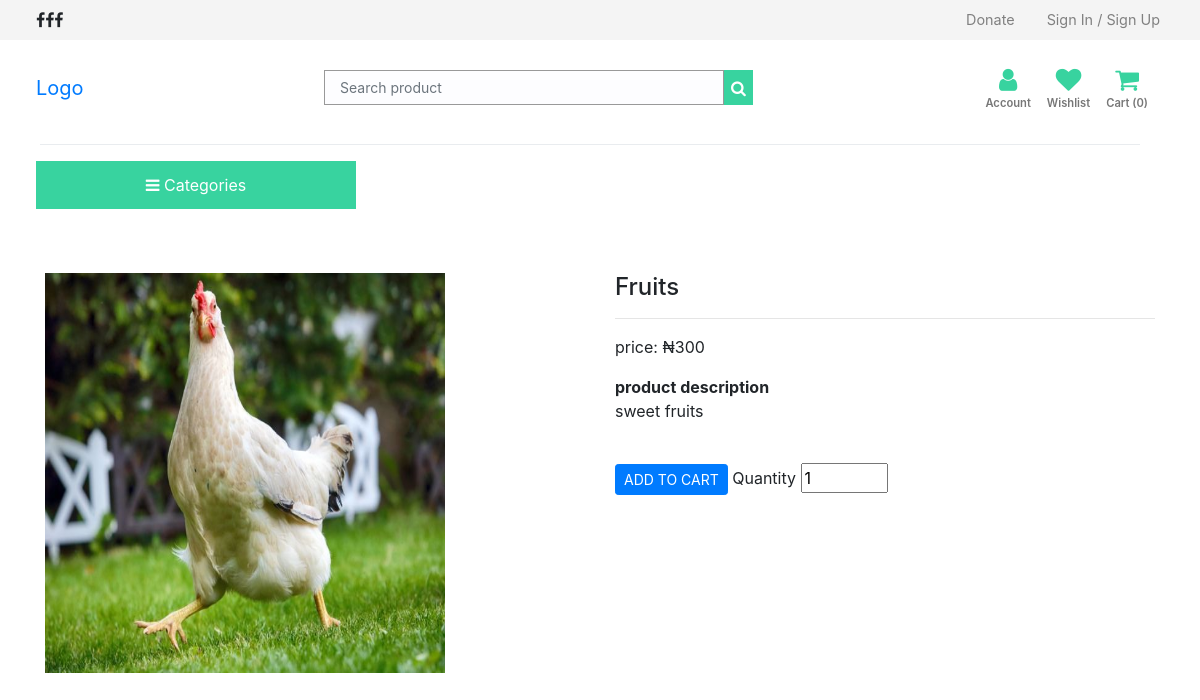
The app's page /product/3 with its own data.
### src/models.py (models this page shows)
class Products(db.Model):
    id = db.Column(db.Integer, primary_key=True)
    product_name = db.Column(db.String(30), nullable=False, unique=True)
    product_price = db.Column(db.Integer, nullable=False)
    product_discount = db.Column(db.Integer, default=0)
    product_description = db.Column(db.String(300), nullable=False)
    product_stock = db.Column(db.Integer, nullable=False)
    product_date = db.Column(db.DateTime, nullable=False, default=date.today())
    category_id = db.Column(db.Integer, db.ForeignKey('category.id'), nullable=False)
    category = db.relationship(
                                'Category',
                                backref='category',
                                lazy=True)
    image_1 = db.Column(db.String(150), nullable=False, default='image.jpg')
    image_2 = db.Column(db.String(150), nullable=False, default='image.jpg')
    image_3 = db.Column(db.String(150), nullable=False, default='image.jpg')
    image_4 = db.Column(db.String(150), nullable=False, default='image.jpg')

### src/routes/store.py (the view)
@store.route('/product/<int:id>')
def single_page(id):
    product = Products.query.get_or_404(id)
    categories = Category.query.join(
        Products, (Category.id == Products.category_id)).all()
    return render_template('single_page.html', product=product, categories=categories)

### src/templates/single_page.html (shortened to what this page needs)
{% from "/storebase.html" import render_aboutus, render_ourcauses, render_faq,
render_contactus, render_ourteam, render_sponsors, render_subscribenews,
render_takeaction, render_footer, render_js, render_css, render_donatemodal,
render_scrolltotop %}
<!DOCTYPE html>
<html lang="en-us">
  <head>
    <link
      rel="stylesheet"
      href="{{ url_for ('static', filename='dcarousel/owl.carousel.min.css')}}"
      type="text/css"
      media="all"
    />
    <link
      rel="stylesheet"
      href="{{ url_for ('static', filename='dcarousel/owl.theme.default.min.css')}}"
      type="text/css"
      media="all"
    />
    {{ render_css(render) }}
  </head>
  <body>
    <section id="store">
      <section class="top-nav">
        <nav class="navbar">
          <ul class="nav">
            <i class="fa fa-facebook-f"></i>
            <i class="fa fa-facebook-f"></i>
            <i class="fa fa-facebook-f"></i>
          </ul>
          <ul class="nav mr-sm-2 auth">
            <li class="nav-item">
              <a class="nav-link" href="/donate">Donate</a>
            </li>
            <li class="nav-item">
              <a class="nav-link" href="#">Sign In / Sign Up</a>
            </li>
          </ul>
        </nav>
      </section>
      <section class="bottom-nav">
        <nav class="navbar">
          <a href="/shop.html" class="navbar-brand">
            Logo
          </a>
          <form class="form-inline">
            <input
              class="form-control"
              type="search"
              placeholder="Search product"
              aria-label="Search product"
            />
            <button class="btn-primary" type="submit">
              <i class="fa fa-search"></i>
            </button>
          </form>
          <ul class="mr-sm-2 navbar-nav nav-right">
            <div class="account">
              <a href="profile.html" title="My account">
                <div class="icon">
                  <i class="fa fa-user"></i>
                </div>
                <p>Account</p>
              </a>
            </div>
            <div class="wishlist">
              <a href="wishlist.html" title="Wishlist">
                <div class="icon">
                  <i class="fa fa-heart"></i>
                </div>
                <p>Wishlist</p>
              </a>
            </div>
            <div class="cart">
              <a href="{{url_for('store.getCart')}}" title="Cart">
                <div class="icon">
                  <i class="fa fa-shopping-cart"></i>
                </div>
                <p>Cart ({{session['ShoppingCart']|length}})</p>
              </a>
            </div>
          </ul>
        </nav>
      </section>
      <div class="dropdown-divider dd"></div>
      <section class="last-nav">
        <nav class="navbar">
          <div class="dropdown text-center">
            <button
              class="drop-btn"
              type="button"
              data-toggle="dropdown"
              data-hover="dropdown"
            >
              <i class="fa fa-bars"></i>
              Categories
            </button>
          </div>
        </nav>
      </section>
      <div class="container col-md-4 p-1 text-center" id="flash_message">
      </div>
      <section id="prod_details">
        <div class="container mt-5">
          <div class="row">
            <div class="col-md">
              <img
                src="{{url_for('static', filename='images/cc.jpg')}}"
                alt="{{product.product_name}}"
                width="400"
                height="400"
              />
            </div>
            <div class="col-md-6">
              <h4>{{ product.product_name }}</h4>
              <hr />
              <p>price: &#x20A6;{{product.product_price}}</p>
              <b>product description</b>
              <p>{{product.product_description}}</p>
              <br />
              <form action="{{url_for('store.AddCart')}}" method="POST">
                <button type="submit" class="btn btn-primary btn-sm">
                  ADD TO CART
                </button>
                <label for="quantity">Quantity</label>
                <input
                  type="number"
                  name="quantity"
                  id="quantity"
                  value="1"
                  min="1"
                  max="{{product.product_stock}}"
                />
              </form>
            </div>
          </div>
        </div>
      </section>
    </section>
  </body>
</html>

### src/static/css/store.css (style rules this page uses)
.form-control { transition: .3s !important; background-color: #fdfdff !important; border-color: #e4fce8 !important; }
#displayproducts .input-group-text, select.form-control:not([size]):not([multiple]), .form-control:not(.form-control-sm):not(.form-control-lg) { font-size: 14px; padding: 10px 15px; }
.bottom-nav .navbar-nav { flex-direction: row; }
#store { text-decoration: none !important; }
#store .top-nav { background: #f4f4f4 !important; padding: 0px; height: 40px; align-content: center; display: grid; }
#store .top-nav nav { margin-left: 20px; }
#store .bottom-nav { background: #fff; padding: 0px; align-content: center; margin-left: 20px; margin-right: 20px; }
#store .bottom-nav input { width: 400px; border-radius: 0px; border: .5px solid #999 !important; }
#store .bottom-nav button { height: 35px; border-radius: 0px; background: #38d39f; border: 1px solid #38d39f !important; color: #fff; align-content: center; display: grid; }
#store .nav-right { text-align: center; padding-top: 20px; }
#store .nav-right p { color: #777; font-size: .7rem; text-transform: capitalize; font-weight: 600; }
#store .nav-right i { color: #38d39f; font-size: 1.6rem; text-decoration: none; transition: .3s; }
#store .top-nav a { color: gray; font-size: .9rem; }
#store .account,.cart,.wishlist { margin-right: 8px; margin-left: 8px; }
#store .dd { margin-right: 60px; margin-left: 40px; }
.last-nav .drop-btn { background: #38d39f; border-radius: 0px; border: 1px solid #38d39f; color: #fff !important; width: 20rem; height: 3rem; margin-left: 20px; transition: ease-in-out; }

### records on screen
Products: product_name "Fruits", product_price "300", product_description "sweet fruits"

### other values on screen
{{ session['ShoppingCart']|length }} "0"
